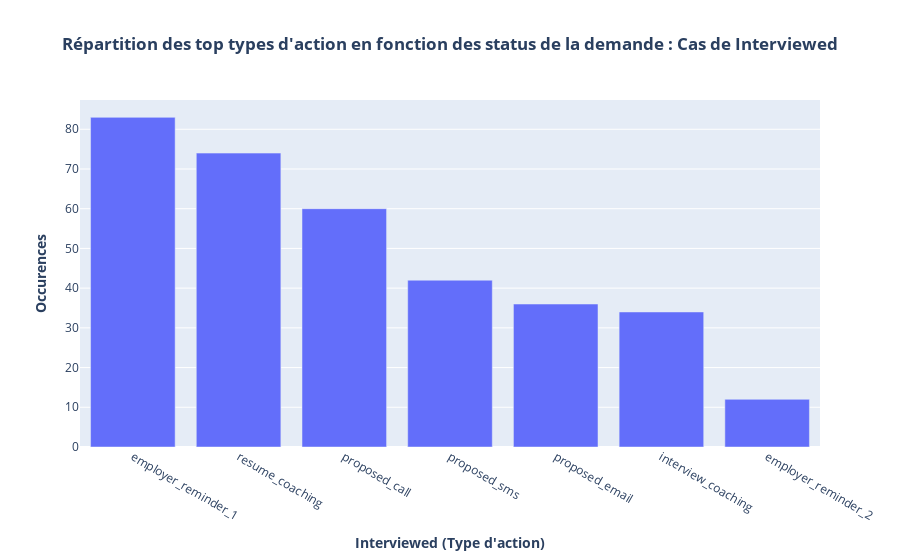

Write notebook code for a chart like this one.
### Code cell
#Graph associé à la requête précédente : interviewed
interviewed = design_viz(request_status_interviewed, xlab='Interviewed (Action Type)', 
           title='Répartition des top types d\'action en fonction des status de la demande : Cas de Interviewed', 
           ylab='Occurences', label={'Interviewed (Action Type)': f'<b>Interviewed (Type d\'action)</b>', 'Occurences': f'<b>Occurences</b>'})
interviewed

### Figure 1 — Plotly figure (JSON) as saved in the notebook; plotly's stock layout.template omitted (floating-point values rounded to 4 significant figures)
{"data": [{"alignmentgroup": "True", "hovertemplate": "<b>Interviewed (Type d'action)</b>=%{x}<br><b>Occurences</b>=%{y}<extra></extra>", "legendgroup": "", "marker": {"color": "#636efa", "pattern": {"shape": ""}}, "name": "", "offsetgroup": "", "orientation": "v", "showlegend": false, "textposition": "auto", "type": "bar", "x": ["employer_reminder_1", "resume_coaching", "proposed_call", "proposed_sms", "proposed_email", "interview_coaching", "employer_reminder_2"], "xaxis": "x", "y": [83, 74, 60, 42, 36, 34, 12], "yaxis": "y"}], "layout": {"autosize": true, "barmode": "relative", "legend": {"tracegroupgap": 0}, "title": {"text": "<b>Répartition des top types d'action en fonction des status de la demande : Cas de Interviewed</b>", "x": 0.5}, "xaxis": {"anchor": "y", "autorange": true, "domain": [0, 1], "range": [-0.5, 6.5], "title": {"text": "<b>Interviewed (Type d'action)</b>"}, "type": "category"}, "yaxis": {"anchor": "x", "autorange": true, "domain": [0, 1], "range": [0, 87.37], "title": {"text": "<b>Occurences</b>"}, "type": "linear"}}}
